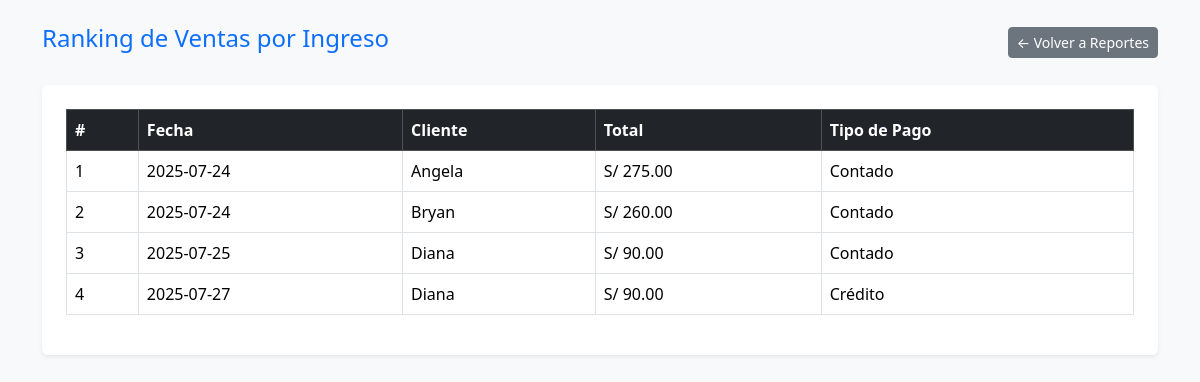
/vistas/reportes/ranking_ventas.php (signed in), run on the app's committed database.
### tables this page shows
CREATE TABLE `ventas` (
  `ID_Venta` int(11) NOT NULL,
  `Fecha` date NOT NULL,
  `Hora` time NOT NULL,
  `ID_Cliente` int(11) DEFAULT NULL,
  `Total` decimal(10,2) NOT NULL,
  `Tipo_Pago` enum('Contado','Crédito') NOT NULL,
  `Estado` enum('Completada','Anulada') DEFAULT 'Completada'
);

CREATE TABLE `clientes` (
  `ID_Cliente` int(11) NOT NULL,
  `Nombre` varchar(100) NOT NULL,
  `Apellidos` varchar(100) NOT NULL,
  `Correo` varchar(100) NOT NULL,
  `Telefono` varchar(20) DEFAULT NULL,
  `Direccion` varchar(100) DEFAULT NULL
);

### modelos/Conexion.php (called while the page is built)
<?php
class Conexion {
    public static function conectar() {
        try {
            $conexion = new PDO("mysql:host=localhost;dbname=sistema_pasteleria", "root", "");
            $conexion->exec("SET NAMES utf8");
            return $conexion;
        } catch (PDOException $e) {
            die("Error en la conexión: " . $e->getMessage());
        }
    }
}
?>

### modelos/Venta.php (called while the page is built, shortened)
<?php
require_once(__DIR__ . '/Conexion.php');
class Venta {
    private $conexion;
    public function __construct() {
        $this->conexion = Conexion::conectar();
    }
    public function obtenerRankingVentas() {
    $sql = "SELECT v.Total, v.Tipo_Pago, v.Fecha, c.Nombre AS Cliente
            FROM ventas v
            JOIN clientes c ON v.ID_Cliente = c.ID_Cliente
            ORDER BY v.Total DESC
            LIMIT 10";
    $stmt = $this->conexion->prepare($sql);
    $stmt->execute();
    return $stmt->fetchAll(PDO::FETCH_ASSOC);
    }
}

### vistas/reportes/ranking_ventas.php (the view, shortened to what this page needs)
<?php
require_once '../../modelos/Conexion.php';
require_once '../../modelos/Venta.php';
$venta = new Venta();
$ranking = $venta->obtenerRankingVentas();
?>
<!DOCTYPE html>
<html lang="es">
<head>
    <link href="https://cdn.jsdelivr.net/npm/bootstrap@5.3.2/dist/css/bootstrap.min.css" rel="stylesheet">
</head>
<body class="bg-light">
    <div class="container py-4">
        <div class="d-flex justify-content-between align-items-center mb-4">
            <h4 class="text-primary">Ranking de Ventas por Ingreso</h4>
            <a href="index.php" class="btn btn-secondary btn-sm">← Volver a Reportes</a>
        </div>
        <div class="bg-white p-4 rounded shadow-sm">
            <?php if (count($ranking) > 0): ?>
                <table class="table table-bordered table-hover">
                    <thead class="table-dark">
                        <tr>
                            <th>#</th>
                            <th>Fecha</th>
                            <th>Cliente</th>
                            <th>Total</th>
                            <th>Tipo de Pago</th>
                        </tr>
                    </thead>
                    <tbody>
                        <?php foreach ($ranking as $index => $fila): ?>
                            <tr>
                                <td><?= $index + 1 ?></td>
                                <td><?= $fila['Fecha'] ?></td>
                                <td><?= $fila['Cliente'] ?></td>
                                <td>S/ <?= number_format($fila['Total'], 2) ?></td>
                                <td><?= $fila['Tipo_Pago'] ?></td>
                            </tr>
                        <?php endforeach; ?>
                    </tbody>
                </table>
            <?php else: ?>
                <div class="alert alert-info">No hay ventas registradas.</div>
            <?php endif; ?>
        </div>
    </div>
</body>
</html>

### data on the page
ventas: Fecha "2025-07-24", ID_Cliente.Nombre "Angela", Total "275.00", Tipo_Pago "Contado"
ventas: Fecha "2025-07-24", ID_Cliente.Nombre "Bryan", Total "260.00", Tipo_Pago "Contado"
ventas: Fecha "2025-07-25", ID_Cliente.Nombre "Diana", Total "90.00", Tipo_Pago "Contado"
ventas: Fecha "2025-07-27", ID_Cliente.Nombre "Diana", Total "90.00", Tipo_Pago "Crédito"
